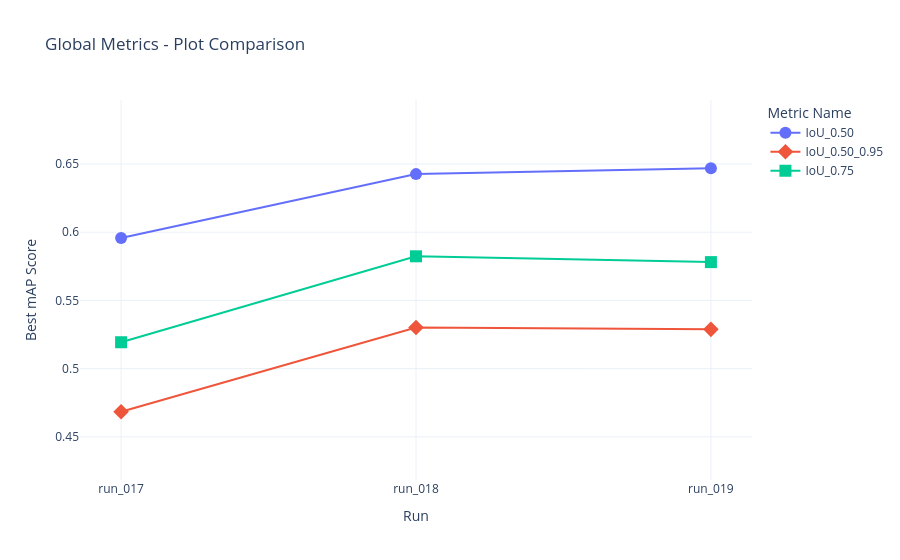
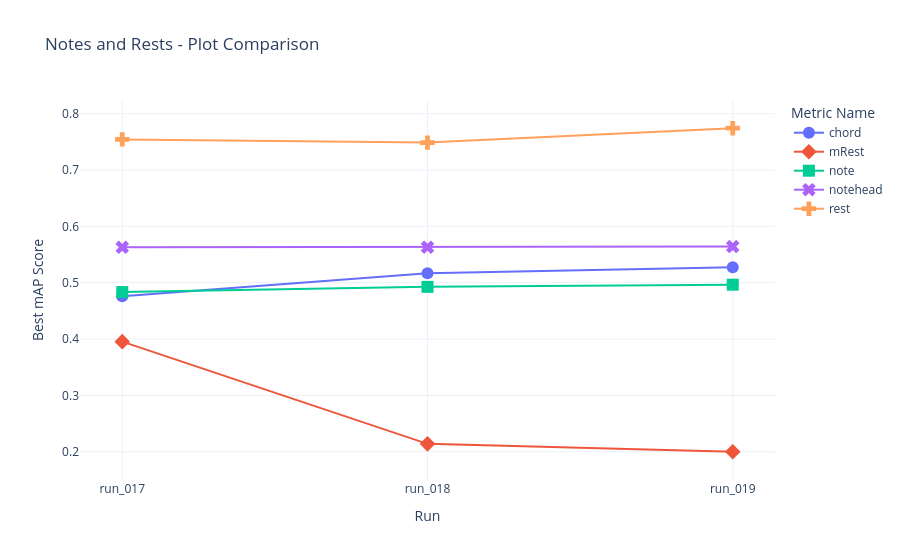
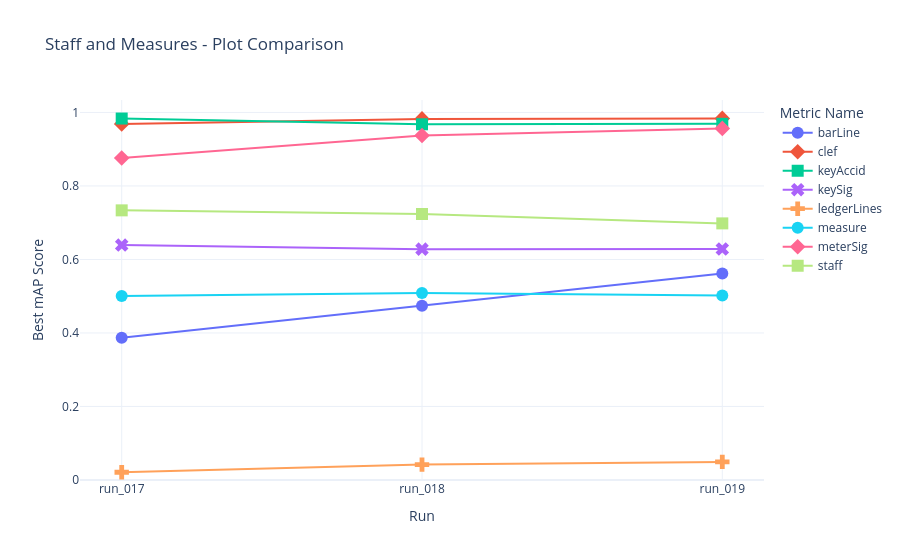
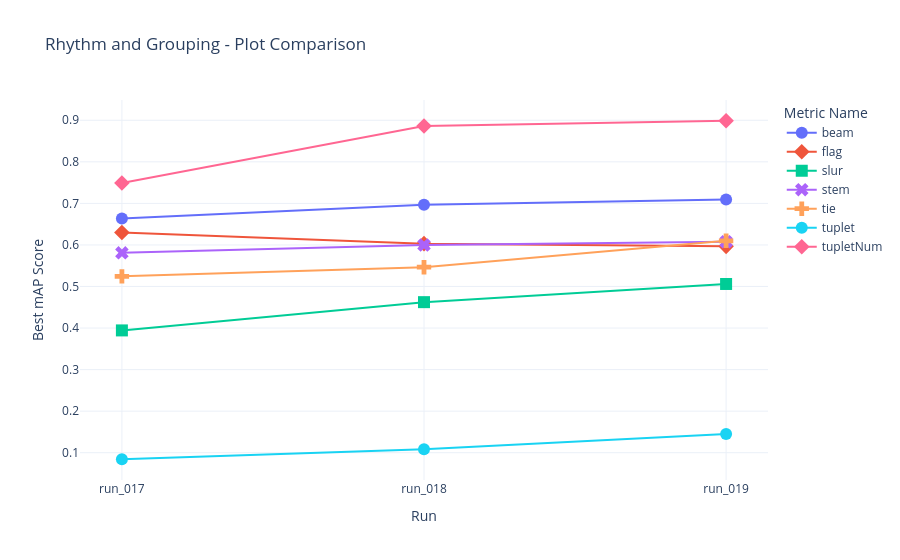

These figures' notebook cell, in order:
### Code cell
# Extract Custom evaluation metrics
eval_tags = [t for t in df['tag'].unique() if 'mAP' in t or 'eval' in t]
eval_tags = [t for t in eval_tags if t not in ['eval/loss']]

if not eval_tags:
    print("No evaluation metrics (mAP) found in the logs.")
else:
    # Compute best metrics per run
    best_metrics = []
    for tag in eval_tags:
        for run in run_names:
            run_data = df[(df['tag'] == tag) & (df['run'] == run)]
            if not run_data.empty:
                max_val = run_data['value'].max()
                best_metrics.append({'Metric': tag, 'Run': run, 'Best Value': max_val})
                
    best_df = pd.DataFrame(best_metrics)

    # Load hierarchy
    import json
    import plotly.express as px

    hierarchy_path = '../hierarchy.json'
    hierarchy = {}
    if os.path.exists(hierarchy_path):
        with open(hierarchy_path, 'r') as f:
            hierarchy = json.load(f)

    groups = {'Global Metrics': [t for t in eval_tags if t.startswith('mAP/') or not t.startswith('mAP_Class/')]} 
    
    for group_name, classes in hierarchy.items():
        # The tags in the logs are like 'mAP_Class/note'
        group_tags = [f'mAP_Class/{cls}' for cls in classes if f'mAP_Class/{cls}' in eval_tags]
        if group_tags:
            groups[group_name] = group_tags
            
    # Ensure any ungrouped mAP_Class tags are not lost
    grouped_tags = set(sum(groups.values(), []))
    ungrouped = [t for t in eval_tags if t not in grouped_tags]
    if ungrouped:
        groups['Other Classes'] = ungrouped

    # Generate tables and plots per group
    for group_name, tags in groups.items():
        group_df = best_df[best_df['Metric'].isin(tags)].copy()
        if group_df.empty:
            continue
            
        # 1. Summary Table
        summary_df = group_df.pivot(index='Metric', columns='Run', values='Best Value')
        for r in run_names:
            if r not in summary_df.columns:
                summary_df[r] = np.nan
                
        def highlight_max(s):
            is_max = s == s.max()
            return ['font-weight: bold; background-color: #d4edda; color: black' if v else '' for v in is_max]
            
        styled_df = (
            summary_df.style
            .apply(highlight_max, axis=1)
            .format("{:.4f}", na_rep="-")
            .set_caption(f"{group_name.replace('_', ' ')} - Maximum Performance by Model")
            .set_table_styles([
                {'selector': 'th', 'props': [('text-align', 'left'), ('font-size', '14px')]},
                {'selector': 'td', 'props': [('text-align', 'center'), ('font-size', '13px')]},
                {'selector': 'caption', 'props': [('caption-side', 'top'), ('font-size', '16px'), ('font-weight', 'bold')]}
            ])
        )
        display(HTML(styled_df.to_html()))
        
        # 2. Plotly Plot
        # Strip the prefix for cleaner legends and ticks
        group_df['Metric Name'] = group_df['Metric'].str.replace('mAP_Class/', '').str.replace('mAP/', '')
        
        fig = px.line(group_df, x='Run', y='Best Value', color='Metric Name', symbol='Metric Name',
                      markers=True, title=f'{group_name.replace("_", " ")} - Plot Comparison',
                      template='plotly_white')
        # Add some padding to Y axis so markers are not cut off
        fig.update_yaxes(range=[max(0, group_df['Best Value'].min()-0.05), min(1.05, group_df['Best Value'].max()+0.05)])
        fig.update_traces(marker=dict(size=12), line=dict(width=2))
        fig.update_layout(xaxis_title='Run', yaxis_title='Best mAP Score', hovermode='x unified')
        fig.show()

### Figure 1 — Plotly figure (JSON) as saved in the notebook; plotly's stock layout.template omitted (floating-point values rounded to 4 significant figures)
{"data": [{"hovertemplate": "Metric Name=IoU_0.50<br>Run=%{x}<br>Best Value=%{y}<extra></extra>", "legendgroup": "IoU_0.50", "line": {"color": "#636efa", "dash": "solid", "width": 2}, "marker": {"size": 12, "symbol": "circle"}, "mode": "lines+markers", "name": "IoU_0.50", "orientation": "v", "showlegend": true, "type": "scatter", "x": ["run_017", "run_018", "run_019"], "xaxis": "x", "y": [0.5957, 0.6426, 0.6469], "yaxis": "y"}, {"hovertemplate": "Metric Name=IoU_0.50_0.95<br>Run=%{x}<br>Best Value=%{y}<extra></extra>", "legendgroup": "IoU_0.50_0.95", "line": {"color": "#EF553B", "dash": "solid", "width": 2}, "marker": {"size": 12, "symbol": "diamond"}, "mode": "lines+markers", "name": "IoU_0.50_0.95", "orientation": "v", "showlegend": true, "type": "scatter", "x": ["run_017", "run_018", "run_019"], "xaxis": "x", "y": [0.4684, 0.5302, 0.5288], "yaxis": "y"}, {"hovertemplate": "Metric Name=IoU_0.75<br>Run=%{x}<br>Best Value=%{y}<extra></extra>", "legendgroup": "IoU_0.75", "line": {"color": "#00cc96", "dash": "solid", "width": 2}, "marker": {"size": 12, "symbol": "square"}, "mode": "lines+markers", "name": "IoU_0.75", "orientation": "v", "showlegend": true, "type": "scatter", "x": ["run_017", "run_018", "run_019"], "xaxis": "x", "y": [0.5193, 0.5823, 0.5781], "yaxis": "y"}], "layout": {"hovermode": "x unified", "legend": {"title": {"text": "Metric Name"}, "tracegroupgap": 0}, "title": {"text": "Global Metrics - Plot Comparison"}, "xaxis": {"anchor": "y", "domain": [0, 1], "title": {"text": "Run"}}, "yaxis": {"anchor": "x", "domain": [0, 1], "range": [0.4184, 0.6969], "title": {"text": "Best mAP Score"}}}}

### Figure 2 — Plotly figure (JSON) as saved in the notebook; plotly's stock layout.template omitted (floating-point values rounded to 4 significant figures)
{"data": [{"hovertemplate": "Metric Name=chord<br>Run=%{x}<br>Best Value=%{y}<extra></extra>", "legendgroup": "chord", "line": {"color": "#636efa", "dash": "solid", "width": 2}, "marker": {"size": 12, "symbol": "circle"}, "mode": "lines+markers", "name": "chord", "orientation": "v", "showlegend": true, "type": "scatter", "x": ["run_017", "run_018", "run_019"], "xaxis": "x", "y": [0.4761, 0.5166, 0.5276], "yaxis": "y"}, {"hovertemplate": "Metric Name=mRest<br>Run=%{x}<br>Best Value=%{y}<extra></extra>", "legendgroup": "mRest", "line": {"color": "#EF553B", "dash": "solid", "width": 2}, "marker": {"size": 12, "symbol": "diamond"}, "mode": "lines+markers", "name": "mRest", "orientation": "v", "showlegend": true, "type": "scatter", "x": ["run_017", "run_018", "run_019"], "xaxis": "x", "y": [0.3954, 0.2141, 0.1999], "yaxis": "y"}, {"hovertemplate": "Metric Name=note<br>Run=%{x}<br>Best Value=%{y}<extra></extra>", "legendgroup": "note", "line": {"color": "#00cc96", "dash": "solid", "width": 2}, "marker": {"size": 12, "symbol": "square"}, "mode": "lines+markers", "name": "note", "orientation": "v", "showlegend": true, "type": "scatter", "x": ["run_017", "run_018", "run_019"], "xaxis": "x", "y": [0.4835, 0.4927, 0.4965], "yaxis": "y"}, {"hovertemplate": "Metric Name=notehead<br>Run=%{x}<br>Best Value=%{y}<extra></extra>", "legendgroup": "notehead", "line": {"color": "#ab63fa", "dash": "solid", "width": 2}, "marker": {"size": 12, "symbol": "x"}, "mode": "lines+markers", "name": "notehead", "orientation": "v", "showlegend": true, "type": "scatter", "x": ["run_017", "run_018", "run_019"], "xaxis": "x", "y": [0.5629, 0.5631, 0.5641], "yaxis": "y"}, {"hovertemplate": "Metric Name=rest<br>Run=%{x}<br>Best Value=%{y}<extra></extra>", "legendgroup": "rest", "line": {"color": "#FFA15A", "dash": "solid", "width": 2}, "marker": {"size": 12, "symbol": "cross"}, "mode": "lines+markers", "name": "rest", "orientation": "v", "showlegend": true, "type": "scatter", "x": ["run_017", "run_018", "run_019"], "xaxis": "x", "y": [0.7543, 0.7487, 0.7742], "yaxis": "y"}], "layout": {"hovermode": "x unified", "legend": {"title": {"text": "Metric Name"}, "tracegroupgap": 0}, "title": {"text": "Notes and Rests - Plot Comparison"}, "xaxis": {"anchor": "y", "domain": [0, 1], "title": {"text": "Run"}}, "yaxis": {"anchor": "x", "domain": [0, 1], "range": [0.1499, 0.8242], "title": {"text": "Best mAP Score"}}}}

### Figure 3 — Plotly figure (JSON) as saved in the notebook; plotly's stock layout.template omitted (floating-point values rounded to 4 significant figures)
{"data": [{"hovertemplate": "Metric Name=barLine<br>Run=%{x}<br>Best Value=%{y}<extra></extra>", "legendgroup": "barLine", "line": {"color": "#636efa", "dash": "solid", "width": 2}, "marker": {"size": 12, "symbol": "circle"}, "mode": "lines+markers", "name": "barLine", "orientation": "v", "showlegend": true, "type": "scatter", "x": ["run_017", "run_018", "run_019"], "xaxis": "x", "y": [0.3872, 0.4742, 0.5616], "yaxis": "y"}, {"hovertemplate": "Metric Name=clef<br>Run=%{x}<br>Best Value=%{y}<extra></extra>", "legendgroup": "clef", "line": {"color": "#EF553B", "dash": "solid", "width": 2}, "marker": {"size": 12, "symbol": "diamond"}, "mode": "lines+markers", "name": "clef", "orientation": "v", "showlegend": true, "type": "scatter", "x": ["run_017", "run_018", "run_019"], "xaxis": "x", "y": [0.9688, 0.9824, 0.9839], "yaxis": "y"}, {"hovertemplate": "Metric Name=keyAccid<br>Run=%{x}<br>Best Value=%{y}<extra></extra>", "legendgroup": "keyAccid", "line": {"color": "#00cc96", "dash": "solid", "width": 2}, "marker": {"size": 12, "symbol": "square"}, "mode": "lines+markers", "name": "keyAccid", "orientation": "v", "showlegend": true, "type": "scatter", "x": ["run_017", "run_018", "run_019"], "xaxis": "x", "y": [0.9834, 0.9678, 0.9691], "yaxis": "y"}, {"hovertemplate": "Metric Name=keySig<br>Run=%{x}<br>Best Value=%{y}<extra></extra>", "legendgroup": "keySig", "line": {"color": "#ab63fa", "dash": "solid", "width": 2}, "marker": {"size": 12, "symbol": "x"}, "mode": "lines+markers", "name": "keySig", "orientation": "v", "showlegend": true, "type": "scatter", "x": ["run_017", "run_018", "run_019"], "xaxis": "x", "y": [0.6392, 0.6281, 0.6285], "yaxis": "y"}, {"hovertemplate": "Metric Name=ledgerLines<br>Run=%{x}<br>Best Value=%{y}<extra></extra>", "legendgroup": "ledgerLines", "line": {"color": "#FFA15A", "dash": "solid", "width": 2}, "marker": {"size": 12, "symbol": "cross"}, "mode": "lines+markers", "name": "ledgerLines", "orientation": "v", "showlegend": true, "type": "scatter", "x": ["run_017", "run_018", "run_019"], "xaxis": "x", "y": [0.02114, 0.04184, 0.04918], "yaxis": "y"}, {"hovertemplate": "Metric Name=measure<br>Run=%{x}<br>Best Value=%{y}<extra></extra>", "legendgroup": "measure", "line": {"color": "#19d3f3", "dash": "solid", "width": 2}, "marker": {"size": 12, "symbol": "circle"}, "mode": "lines+markers", "name": "measure", "orientation": "v", "showlegend": true, "type": "scatter", "x": ["run_017", "run_018", "run_019"], "xaxis": "x", "y": [0.5008, 0.5088, 0.5018], "yaxis": "y"}, {"hovertemplate": "Metric Name=meterSig<br>Run=%{x}<br>Best Value=%{y}<extra></extra>", "legendgroup": "meterSig", "line": {"color": "#FF6692", "dash": "solid", "width": 2}, "marker": {"size": 12, "symbol": "diamond"}, "mode": "lines+markers", "name": "meterSig", "orientation": "v", "showlegend": true, "type": "scatter", "x": ["run_017", "run_018", "run_019"], "xaxis": "x", "y": [0.876, 0.9373, 0.9566], "yaxis": "y"}, {"hovertemplate": "Metric Name=staff<br>Run=%{x}<br>Best Value=%{y}<extra></extra>", "legendgroup": "staff", "line": {"color": "#B6E880", "dash": "solid", "width": 2}, "marker": {"size": 12, "symbol": "square"}, "mode": "lines+markers", "name": "staff", "orientation": "v", "showlegend": true, "type": "scatter", "x": ["run_017", "run_018", "run_019"], "xaxis": "x", "y": [0.7336, 0.7237, 0.6982], "yaxis": "y"}], "layout": {"hovermode": "x unified", "legend": {"title": {"text": "Metric Name"}, "tracegroupgap": 0}, "title": {"text": "Staff and Measures - Plot Comparison"}, "xaxis": {"anchor": "y", "domain": [0, 1], "title": {"text": "Run"}}, "yaxis": {"anchor": "x", "domain": [0, 1], "range": [0, 1.034], "title": {"text": "Best mAP Score"}}}}

### Figure 4 — Plotly figure (JSON) as saved in the notebook; plotly's stock layout.template omitted (floating-point values rounded to 4 significant figures)
{"data": [{"hovertemplate": "Metric Name=beam<br>Run=%{x}<br>Best Value=%{y}<extra></extra>", "legendgroup": "beam", "line": {"color": "#636efa", "dash": "solid", "width": 2}, "marker": {"size": 12, "symbol": "circle"}, "mode": "lines+markers", "name": "beam", "orientation": "v", "showlegend": true, "type": "scatter", "x": ["run_017", "run_018", "run_019"], "xaxis": "x", "y": [0.6634, 0.6969, 0.7093], "yaxis": "y"}, {"hovertemplate": "Metric Name=flag<br>Run=%{x}<br>Best Value=%{y}<extra></extra>", "legendgroup": "flag", "line": {"color": "#EF553B", "dash": "solid", "width": 2}, "marker": {"size": 12, "symbol": "diamond"}, "mode": "lines+markers", "name": "flag", "orientation": "v", "showlegend": true, "type": "scatter", "x": ["run_017", "run_018", "run_019"], "xaxis": "x", "y": [0.6299, 0.6031, 0.5966], "yaxis": "y"}, {"hovertemplate": "Metric Name=slur<br>Run=%{x}<br>Best Value=%{y}<extra></extra>", "legendgroup": "slur", "line": {"color": "#00cc96", "dash": "solid", "width": 2}, "marker": {"size": 12, "symbol": "square"}, "mode": "lines+markers", "name": "slur", "orientation": "v", "showlegend": true, "type": "scatter", "x": ["run_017", "run_018", "run_019"], "xaxis": "x", "y": [0.3943, 0.4623, 0.5061], "yaxis": "y"}, {"hovertemplate": "Metric Name=stem<br>Run=%{x}<br>Best Value=%{y}<extra></extra>", "legendgroup": "stem", "line": {"color": "#ab63fa", "dash": "solid", "width": 2}, "marker": {"size": 12, "symbol": "x"}, "mode": "lines+markers", "name": "stem", "orientation": "v", "showlegend": true, "type": "scatter", "x": ["run_017", "run_018", "run_019"], "xaxis": "x", "y": [0.581, 0.5999, 0.6077], "yaxis": "y"}, {"hovertemplate": "Metric Name=tie<br>Run=%{x}<br>Best Value=%{y}<extra></extra>", "legendgroup": "tie", "line": {"color": "#FFA15A", "dash": "solid", "width": 2}, "marker": {"size": 12, "symbol": "cross"}, "mode": "lines+markers", "name": "tie", "orientation": "v", "showlegend": true, "type": "scatter", "x": ["run_017", "run_018", "run_019"], "xaxis": "x", "y": [0.5244, 0.5464, 0.61], "yaxis": "y"}, {"hovertemplate": "Metric Name=tuplet<br>Run=%{x}<br>Best Value=%{y}<extra></extra>", "legendgroup": "tuplet", "line": {"color": "#19d3f3", "dash": "solid", "width": 2}, "marker": {"size": 12, "symbol": "circle"}, "mode": "lines+markers", "name": "tuplet", "orientation": "v", "showlegend": true, "type": "scatter", "x": ["run_017", "run_018", "run_019"], "xaxis": "x", "y": [0.08427, 0.1082, 0.1451], "yaxis": "y"}, {"hovertemplate": "Metric Name=tupletNum<br>Run=%{x}<br>Best Value=%{y}<extra></extra>", "legendgroup": "tupletNum", "line": {"color": "#FF6692", "dash": "solid", "width": 2}, "marker": {"size": 12, "symbol": "diamond"}, "mode": "lines+markers", "name": "tupletNum", "orientation": "v", "showlegend": true, "type": "scatter", "x": ["run_017", "run_018", "run_019"], "xaxis": "x", "y": [0.7491, 0.8862, 0.8988], "yaxis": "y"}], "layout": {"hovermode": "x unified", "legend": {"title": {"text": "Metric Name"}, "tracegroupgap": 0}, "title": {"text": "Rhythm and Grouping - Plot Comparison"}, "xaxis": {"anchor": "y", "domain": [0, 1], "title": {"text": "Run"}}, "yaxis": {"anchor": "x", "domain": [0, 1], "range": [0.03427, 0.9488], "title": {"text": "Best mAP Score"}}}}
